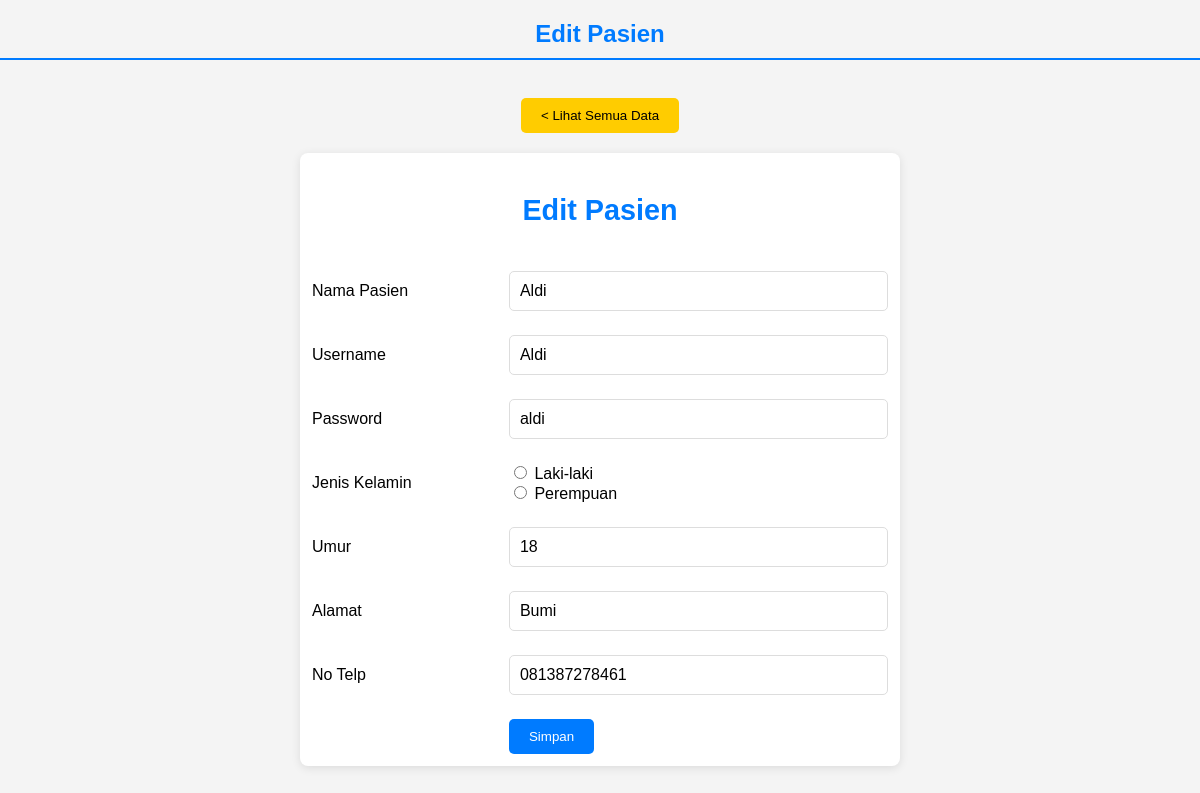
The page /form_edit.php?nama_pasien=Aldi on the database its author committed.
### tables this page shows
CREATE TABLE `pasien` (
  `nama_pasien` varchar(20) NOT NULL,
  `username` varchar(20) NOT NULL,
  `password` varchar(20) NOT NULL,
  `jk` varchar(20) NOT NULL,
  `umur` varchar(3) NOT NULL,
  `alamat` varchar(20) NOT NULL,
  `no_telp` varchar(20) NOT NULL,
  `hak_akses` int(1) NOT NULL
);

### form_edit.php (the view, shortened to what this page needs)
<!DOCTYPE html>
<html>
<head>
	<link rel="stylesheet" href="css/form.css">
</head>
<body>
	<div class="judul">
		<h2>Edit Pasien</h2>
	</div>
	<center>
		<br />
		<a href="pasien.php">
			<button>
				< Lihat Semua Data</button>
		</a>
	</center>
	<form action="proses_edit.php" method="post">
		<?php
		include "koneksi.php";
		$nama_pasien = $_GET['nama_pasien'];
		$query = mysqli_query($koneksi, "SELECT * FROM pasien WHERE nama_pasien = '$nama_pasien'") or die(mysqli_error($koneksi));
		$data = mysqli_fetch_array($query);
		?>
		<table>
			<tr>
				<td colspan="2">
					<center>
						<h3>Edit Pasien</h3>
					</center>
				</td>
			</tr>
			<tr>
				<td>Nama Pasien</td>
				<td><input type="text" name="nama_pasien" value="<?php echo $data['nama_pasien'] ?>" required></td>
			</tr>
			<tr>
				<td>Username</td>
				<td><input type="text" name="username" value="<?php echo $data['username'] ?>" required></td>
			</tr>
			<tr>
				<td>Password</td>
				<td><input type="text" name="password" value="<?php echo $data['password'] ?>" required></td>
			</tr>
			<tr>
				<td>Jenis Kelamin</td>
				<td><input type="radio" name="jk" value="Laki-laki" required>
					<label for="jk">Laki-laki</label><br>
					<input type="radio" name="jk" value="Perempuan" required>
					<label for="jk">Perempuan</label><br>
				</td>
			</tr>
			<tr>
				<td>Umur</td>
				<td><input type="text" name="umur" value="<?php echo $data['umur'] ?>" required></td>
			</tr>
			<tr>
				<td>Alamat</td>
				<td><input type="text" name="alamat" value="<?php echo $data['alamat'] ?>" required></td>
			</tr>
			<tr>
				<td>No Telp</td>
				<td><input type="text" name="no_telp" value="<?php echo $data['no_telp'] ?>" required></td>
			</tr>
			<td></td>
			<td><button type="submit">Simpan</button></td>
		</table>
	</form>
</body>
</html>

### css/form.css (style rules this page uses)
* { box-sizing: border-box; }
body { font-family: 'Arial', sans-serif; margin: 0; padding: 0; background-color: #f4f4f4; }
.judul h2 { text-align: center; color: #007bff; border-bottom: 2px solid #007bff; padding-bottom: 10px; margin: 20px 0; }
button { display: inline-block; padding: 10px 20px; background: #007bff; color: #fff; text-decoration: none; border: none; border-radius: 5px; cursor: pointer; transition: background 0.3s; }
a button { padding: 10px 20px; background: #ffcc00; color: #000; text-decoration: none; border: none; border-radius: 5px; cursor: pointer; transition: background 0.3s; margin-bottom: 20px; }
h3 { color: #007bff; font-size: 1.8em; margin-bottom: 20px; }
table { width: 100%; max-width: 600px; margin: 0 auto; border-collapse: collapse; background: #fff; padding: 20px; border-radius: 8px; box-shadow: 0 2px 10px rgba(0, 0, 0, 0.1); }
table tr td { padding: 12px; font-size: 1em; vertical-align: middle; }
table tr td input[type="text"] { width: 100%; padding: 10px; border: 1px solid #ddd; border-radius: 5px; font-size: 1em; }

### rows shown on the page
pasien: nama_pasien "Aldi", username "Aldi", password "aldi", umur "18", alamat "Bumi", no_telp "081387278461"
